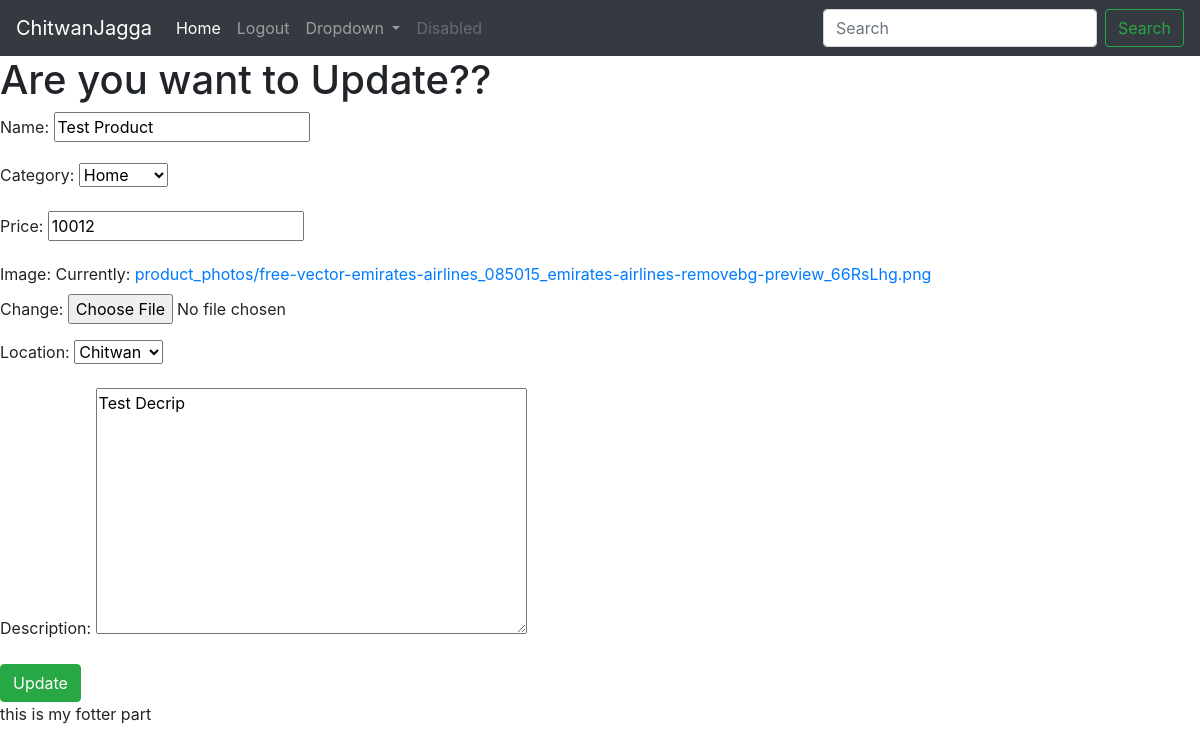
Screenshot of /edit_product/6 (signed in) with the database file from the repository.
### chitwanjagga/models.py (models this page shows, shortened)
class Product(models.Model):
    name = models.CharField(max_length=100)
    category = models.ForeignKey(Category, on_delete=models.CASCADE, null=True)
    price = models.IntegerField(default=100)
    image = models.ImageField(upload_to= 'product_photos', null=True)
    location = models.ForeignKey(Location, on_delete=models.CASCADE, null=True)
    Description = models.TextField(max_length=300, null=True)

class Category(models.Model):
    name = models.CharField(max_length=100)
    def __str__(self):
        return self.name

class Location(models.Model):
    location = models.CharField(max_length=100)
    def __str__(self):
        return self.location

### chitwanjagga/views.py (the view)
# urls.py: path('edit_product/<int:pk>', views.ProductEditView.as_view(), name='edit_product'),
class ProductEditView(LoginRequiredMixin, UpdateView):
    login_url = reverse_lazy('cj:login')
    model = Product
    template_name = 'cj/edit_product.html'
    fields = '__all__'
    success_url = reverse_lazy('cj:list_product')

### chitwanjagga/TEMPLATES/cj/edit_product.html (shortened to what this page needs)
{% extends 'includes/base.html' %}
{% block content %}
<form action="#" method="post">
    <h1>Are you want to Update??</h1>
    {{ form.as_p }}
    <button type="submit" class="btn btn-success">Update</button>
</form>
{% endblock %}

### rows the page displays
Product: name "Test Product", category "Home", price "10012", Description "Test Decrip"
Location: location "Chitwan"
